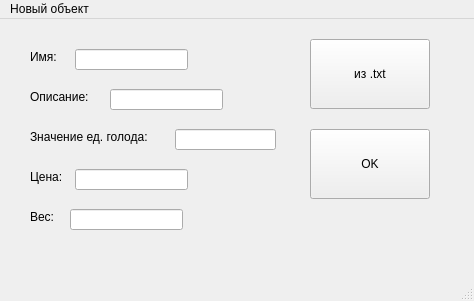
<?xml version="1.0" encoding="UTF-8"?>
<ui version="4.0">
 <class>MainWindow</class>
 <widget class="QMainWindow" name="MainWindow">
  <property name="geometry">
   <rect>
    <x>0</x>
    <y>0</y>
    <width>474</width>
    <height>301</height>
   </rect>
  </property>
  <property name="windowTitle">
   <string>MainWindow</string>
  </property>
  <widget class="QWidget" name="centralwidget">
   <widget class="QPushButton" name="btn_loadTxt">
    <property name="geometry">
     <rect>
      <x>310</x>
      <y>20</y>
      <width>120</width>
      <height>70</height>
     </rect>
    </property>
    <property name="text">
     <string>из .txt</string>
    </property>
   </widget>
   <widget class="QPushButton" name="btn_saveJson">
    <property name="geometry">
     <rect>
      <x>310</x>
      <y>110</y>
      <width>120</width>
      <height>70</height>
     </rect>
    </property>
    <property name="text">
     <string>OK</string>
    </property>
   </widget>
   <widget class="QLabel" name="label">
    <property name="geometry">
     <rect>
      <x>30</x>
      <y>30</y>
      <width>58</width>
      <height>16</height>
     </rect>
    </property>
    <property name="text">
     <string>Имя:</string>
    </property>
   </widget>
   <widget class="QLabel" name="label_2">
    <property name="geometry">
     <rect>
      <x>30</x>
      <y>70</y>
      <width>71</width>
      <height>16</height>
     </rect>
    </property>
    <property name="text">
     <string>Описание:</string>
    </property>
   </widget>
   <widget class="QLabel" name="label_3">
    <property name="geometry">
     <rect>
      <x>30</x>
      <y>110</y>
      <width>181</width>
      <height>16</height>
     </rect>
    </property>
    <property name="text">
     <string>Значение ед. голода:</string>
    </property>
   </widget>
   <widget class="QLabel" name="label_4">
    <property name="geometry">
     <rect>
      <x>30</x>
      <y>150</y>
      <width>58</width>
      <height>16</height>
     </rect>
    </property>
    <property name="text">
     <string>Цена:</string>
    </property>
   </widget>
   <widget class="QLabel" name="label_5">
    <property name="geometry">
     <rect>
      <x>30</x>
      <y>190</y>
      <width>58</width>
      <height>16</height>
     </rect>
    </property>
    <property name="text">
     <string>Вес:</string>
    </property>
   </widget>
   <widget class="QLineEdit" name="lineEdit_name">
    <property name="geometry">
     <rect>
      <x>75</x>
      <y>30</y>
      <width>113</width>
      <height>21</height>
     </rect>
    </property>
   </widget>
   <widget class="QLineEdit" name="lineEdit_desc">
    <property name="geometry">
     <rect>
      <x>110</x>
      <y>70</y>
      <width>113</width>
      <height>21</height>
     </rect>
    </property>
   </widget>
   <widget class="QLineEdit" name="lineEdit_hunger">
    <property name="geometry">
     <rect>
      <x>175</x>
      <y>110</y>
      <width>101</width>
      <height>21</height>
     </rect>
    </property>
   </widget>
   <widget class="QLineEdit" name="lineEdit_price">
    <property name="geometry">
     <rect>
      <x>75</x>
      <y>150</y>
      <width>113</width>
      <height>21</height>
     </rect>
    </property>
   </widget>
   <widget class="QLineEdit" name="lineEdit_weight">
    <property name="geometry">
     <rect>
      <x>70</x>
      <y>190</y>
      <width>113</width>
      <height>21</height>
     </rect>
    </property>
   </widget>
  </widget>
  <widget class="QMenuBar" name="menubar">
   <property name="geometry">
    <rect>
     <x>0</x>
     <y>0</y>
     <width>474</width>
     <height>33</height>
    </rect>
   </property>
   <widget class="QMenu" name="menu">
    <property name="title">
     <string>Новый объект</string>
    </property>
   </widget>
   <addaction name="menu"/>
  </widget>
  <widget class="QStatusBar" name="statusbar"/>
 </widget>
 <resources/>
 <connections/>
</ui>
